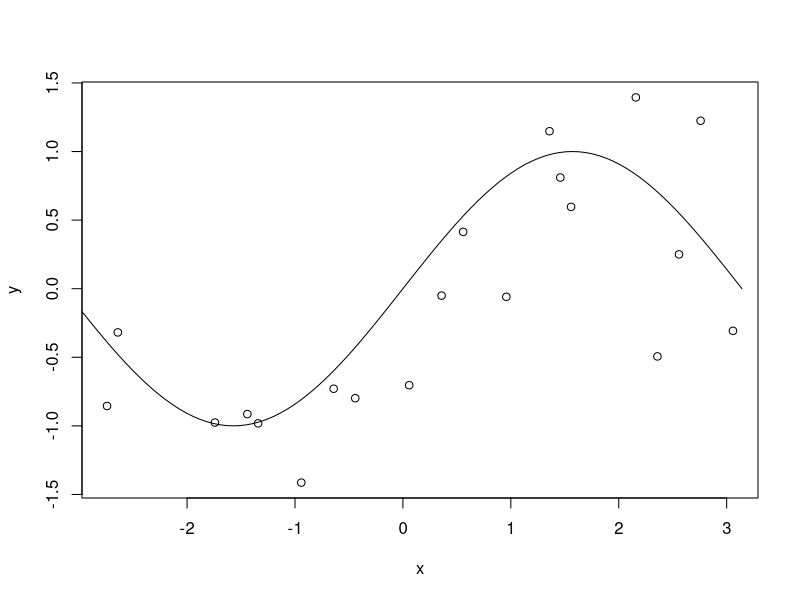

Here is the R script that generated this plot:
filePathRoot <- 'C:\\Users\\deifen\\Documents\\Projects\\Bias and overfitting trade offs\\Project\\SampleData\\sampledata'

n <- 25
r <- 20
vect <- seq(from= -pi, to =pi, by=.1) 
signal<-function(n)
{sin(n)}
for(i in 1:10) 
{
  x <- sample(vect, r)
  noise<- rnorm(r, mean=0, sd=.5)
  y <- signal(x) + noise
  Data <- data.frame(x, y)
  write.csv(Data, file=paste(filePathRoot, i, collapse=NULL), quote=FALSE, row.names=FALSE)
}

plot(y ~ x, Data)
curve(signal(x), from=-pi, to=pi, , xlab="x", ylab="y", add=TRUE)




